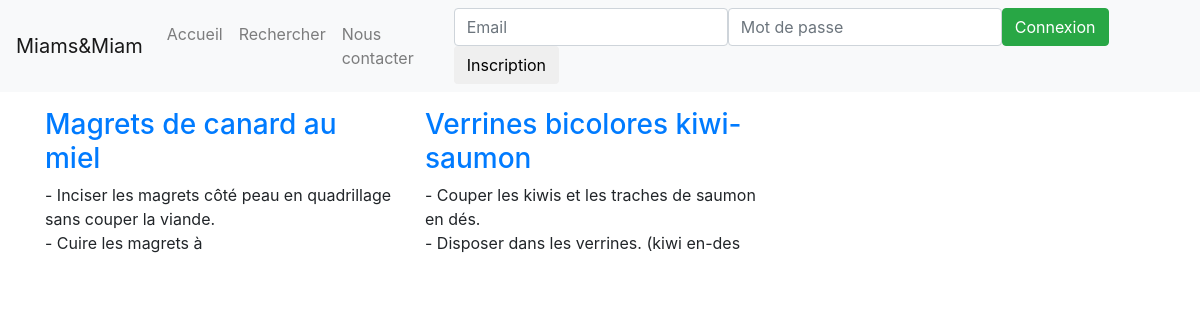
The page / on the database its author committed.
### tables this page shows
CREATE TABLE `recettes` (
  `id` int(11) NOT NULL,
  `nom` varchar(255) NOT NULL,
  `entree` tinyint(1) NOT NULL,
  `plat` tinyint(1) NOT NULL,
  `dessert` tinyint(1) NOT NULL,
  `cout` int(11) NOT NULL,
  `difficulte` int(11) NOT NULL,
  `idAuteur` int(11) NOT NULL,
  `temps` int(11) NOT NULL,
  `ingredients` text NOT NULL,
  `recette` text NOT NULL
);

### index.php (the view, shortened to what this page needs)
<!doctype html>
<html lang="fr">
<head>
	<?php include("includes/header.php"); ?>
</head>
<body>
	<?php include("includes/navigation.php"); ?>
	<div class="container">
		<div class="row">
			<?php
				include("includes/connexionpdo.php");
				$query = $db->query("SELECT id, nom, recette FROM recettes ORDER BY id DESC LIMIT 5");
				while($data = $query->fetch()) {
			?>
			<div class="col-lg-4">
				<p><h3><a href="recette.php?id=<?php echo $data["id"]; ?>"><?php echo $data["nom"]; ?></a></h3>
				<?php echo substr(str_replace(array("\r\n", "\n", "\r"),'<br />' ,$data["recette"]), 0, 100); ?></br></p>
			</div>
			<?php
				}
			?>
		</div>
	</div>
</body>
</html>

### rows shown on the page
recettes: nom "Magrets de canard au miel", recette "- Inciser les magrets côté peau en quadrillage sans couper la viande. - Cuire les magrets à"
recettes: nom "Verrines bicolores kiwi-saumon", recette "- Couper les kiwis et les traches de saumon en dés. - Disposer dans les verrines. (kiwi en-des"
